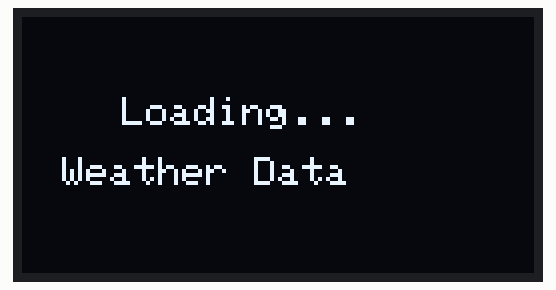
Recording of a program running on a simulated Raspberry Pi Pico running CircuitPython. On the bench: 128×64 one-colour display. Web requests get an empty 200 reply after 0.4 s; what the program prints to the serial console is not drawn.

Above: at 1.6 s.

The program:

20.weatherStation.py
```python
import board
import wifi
import socketpool
import time
import busio
import ssl
import adafruit_requests
import adafruit_ssd1306

# ───── Configuration ─────
WIFI_SSID = ""
WIFI_PASSWORD = ""
WEATHER_API_KEY = "nHtxhQHDGb0fpezHLZnYOwHRhxtrqzzC"
WEATHER_LOCATION = "kuala%20lumpur"

# ───── Weather Code Descriptions ─────
weather_codes = {
    0: "Unknown",
    1000: "Clear, Sunny",
    1100: "Mostly Clear",
    1101: "Partly Cloudy",
    1102: "Mostly Cloudy",
    1001: "Cloudy",
    2000: "Fog",
    2100: "Light Fog",
    4000: "Drizzle",
    4001: "Rain",
    4200: "Light Rain",
    4201: "Heavy Rain",
    5000: "Snow",
    5001: "Flurries",
    5100: "Light Snow",
    5101: "Heavy Snow",
    6000: "Freezing Drizzle",
    6001: "Freezing Rain",
    6200: "Light Freezing Rain",
    6201: "Heavy Freezing Rain",
    7000: "Ice Pellets",
    7101: "Heavy Ice Pellets",
    7102: "Light Ice Pellets",
    8000: "Thunderstorm"
}

# ───── Initialize I2C and OLED ─────
i2c = busio.I2C(board.GP5, board.GP4)
oled = adafruit_ssd1306.SSD1306_I2C(128, 64, i2c)

weather_data = None
last_update = None

# ───── Fetch Weather Data ─────


def fetch_weather_data():
    global weather_data, last_update
    try:
        url = f"https://api.tomorrow.io/v4/weather/realtime?location={WEATHER_LOCATION}&apikey={WEATHER_API_KEY}"
        print(f"Fetching weather data from: {url}")
        response = requests_session.get(url)
        if response.status_code == 200:
            weather_data = response.json()
            last_update = time.monotonic()
            print("Weather data updated successfully")
            return True
        else:
            print(f"Error fetching weather data: {response.status_code}")
            return False
    except Exception as e:
        print(f"Exception fetching weather data: {e}")
        return False

# ───── Display Utilities ─────


def display_loading():
    oled.fill(0)
    oled.text("Loading...", 25, 20, 1)
    oled.text("Weather Data", 10, 35, 1)
    oled.show()


def display_error(message):
    oled.fill(0)
    oled.text("Error:", 30, 15, 1)
    oled.text(message, 0, 30, 1)
    oled.show()

# ───── Render Weather Screen by Index ─────


def render_weather_screen(index):
    oled.fill(0)
    try:
        data = weather_data['data']
        values = data['values']
        location = weather_data.get('location', {})
        name = location.get('name', 'Location')
        if index == 0:
            temp_c = values.get('temperature', 0.0)
            weather_desc = weather_codes.get(
                values.get('weatherCode'), "Unknown")
            oled.text(name, 0, 0, 1)
            oled.text(f"Temp: {temp_c:.1f}C", 0, 12, 1)
            oled.text(weather_desc, 0, 24, 1)
            oled.text(f"Humidity: {values.get('humidity', '?')}%", 0, 36, 1)
            oled.text(f"Wind: {values.get('windSpeed', 0):.1f}m/s", 0, 48, 1)
        elif index == 1:
            oled.text("Weather Details", 5, 0, 1)
            oled.text(
                f"Feels: {values.get('temperatureApparent', 0):.1f}C", 0, 12, 1)
            oled.text(
                f"Wind Dir: {values.get('windDirection', '?')}deg", 0, 24, 1)
            oled.text("Pressure:", 0, 36, 1)
            oled.text(
                f"  {values.get('pressureSeaLevel', 0):.0f}hPa", 0, 48, 1)
        elif index == 2:
            oled.text("More Details", 10, 0, 1)
            oled.text("Visibility:", 0, 12, 1)
            oled.text(f"  {values.get('visibility', '?')}Km", 0, 24, 1)
            oled.text(f"UV Index: {values.get('uvIndex', '?')}", 0, 36, 1)
            oled.text(f"Clouds: {values.get('cloudCover', '?')}%", 0, 48, 1)
        oled.show()
    except Exception as e:
        display_error("Data Error")
        print(f"Render error: {e}")


# ───── Connect to Wi-Fi and Set Up Requests ─────
print("Connecting to Wi-Fi...")
wifi.radio.connect(WIFI_SSID, WIFI_PASSWORD)
print(f"Connected! IP: {wifi.radio.ipv4_address}")

pool = socketpool.SocketPool(wifi.radio)
ssl_context = ssl.create_default_context()
requests_session = adafruit_requests.Session(pool, ssl_context)

# ───── Initial Fetch ─────
print("Fetching initial weather data...")
display_loading()
fetch_weather_data()

# ───── Main Loop ─────
screen_index = 0
last_screen_change = time.monotonic()
SCREEN_DURATION = 5

try:
    while True:
        current_time = time.monotonic()

        # Auto-refresh weather every 10 minutes
        if last_update is None or (current_time - last_update) > 600:
            print("Auto-refreshing weather data...")
            display_loading()
            fetch_weather_data()

        # Screen update every 5 seconds
        if current_time - last_screen_change > SCREEN_DURATION:
            if weather_data is not None:
                render_weather_screen(screen_index)
                screen_index = (screen_index + 1) % 3
                last_screen_change = current_time
            else:
                display_error("No Data")

        time.sleep(0.1)

except Exception as e:
    print(">>> ERROR <<<")
    print(e)
    display_error("System Error")
```

Measured:
- what the display in image 0 shows lasts 5.9 s, from 1.6 s to 7.5 s
